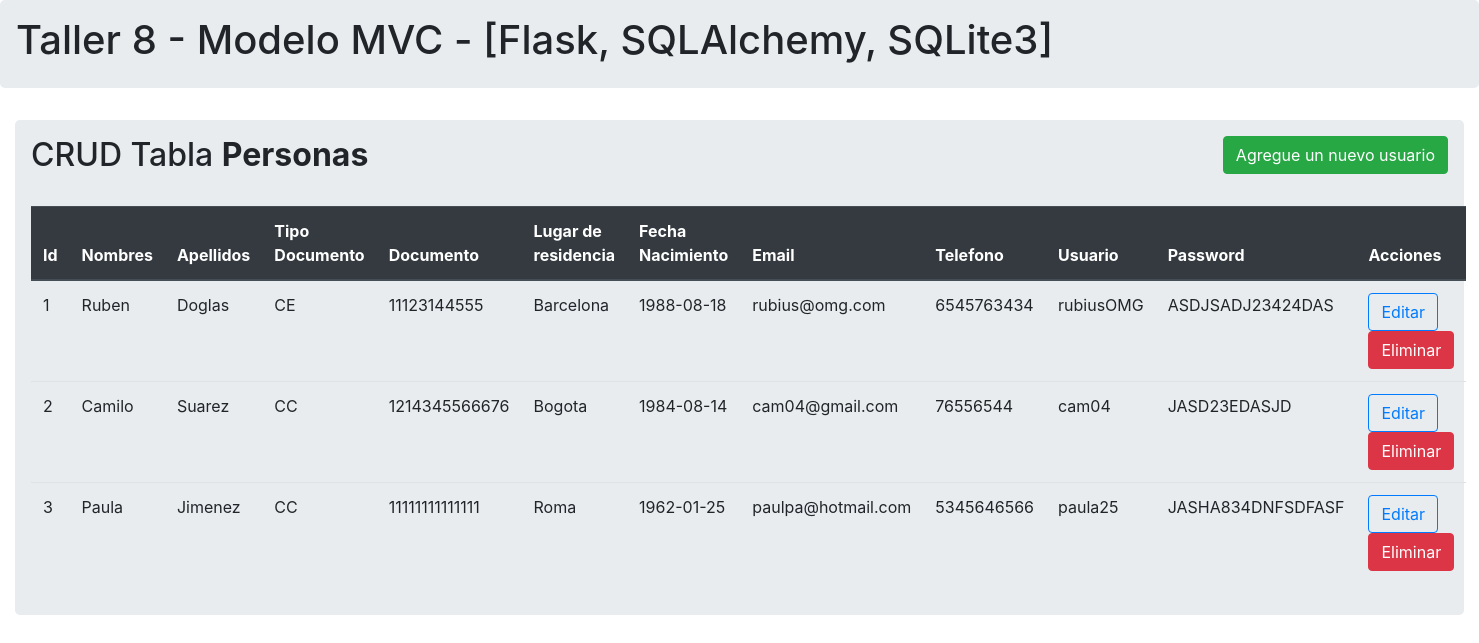
The app's page /, older data.
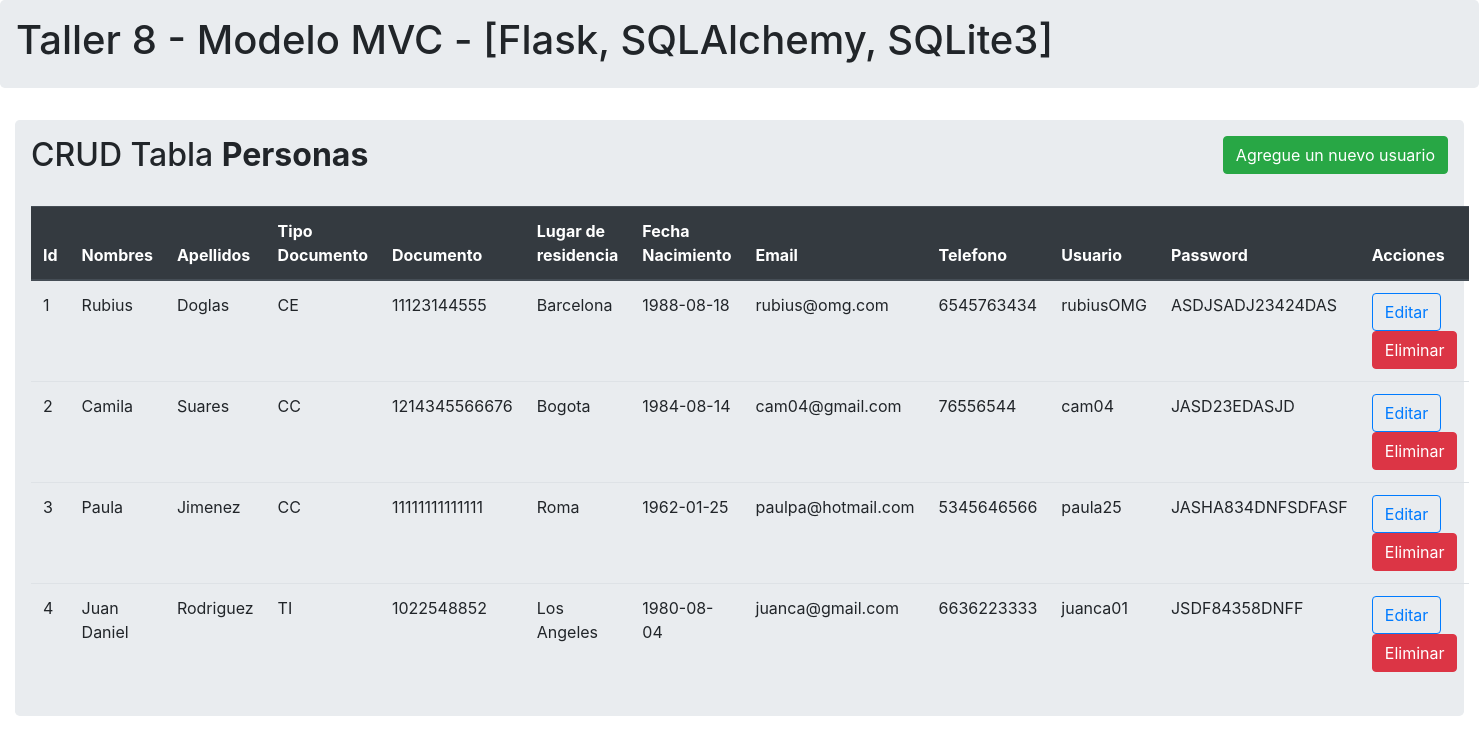
The same page, newer data.
### modelos.py (models this page shows, shortened)
class Persona(db.Model):
    id = db.Column(db.Integer, primary_key = True)
    nombres = db.Column(db.String(100))
    apellidos = db.Column(db.String(100))
    id_tipodocumento = db.Column(db.Integer , db.ForeignKey('tipodocumento.id'), nullable=False)
    documento = db.Column(db.String(20))
    lugar_residencia = db.Column(db.Integer , db.ForeignKey('ciudad.id') , nullable=False)
    fecha_nacimiento = db.Column(db.String(100))
    email = db.Column(db.String(50))
    telefono = db.Column(db.String(20))
    usuario = db.Column(db.String(25) , unique=True)
    password = db.Column(db.String(25))

class Tipodocumento(db.Model):
    id = db.Column(db.Integer, primary_key= True )
    nombre = db.Column(db.String(2), unique=True)
    descripcion = db.Column(db.String(120))
    personas = db.relationship('Persona' , backref='Tipodocumento' , lazy=True)

class Ciudad(db.Model):
    id = db.Column(db.Integer, primary_key= True )
    nombre = db.Column(db.String(20))
    descripcion = db.Column(db.String(120))
    personas = db.relationship('Persona', backref='ciudad', lazy=True)

### controlador.py (the view)
@app.route('/')
def Index():
    all_data = db.session.query(Persona,Tipodocumento,Ciudad).join(Tipodocumento).join(Ciudad).all()
    documentos_data = Tipodocumento.query.all()
    ciudades = Ciudad.query.all()
    return render_template("index.html.jinja", personas=all_data, documents = documentos_data, cities = ciudades)

### templates/index.html.jinja (shortened to what this page needs)
{% extends 'base.html.jinja' %}
{% block body %}
<div class="container-fluid">
  <div class="row">
    <div class="col lg-12">
      <div class="jumbotron p-3">
        <h2>CRUD Tabla <b>Personas </b><button type="button" class="btn btn-success float-right" data-toggle="modal" data-target="#mymodal">Agregue un nuevo usuario</button></h2>
        <br>
        <table class="table table-hover table-ligth">
          <thead class="thead-dark">
            <tr>
              <th>Id</th>
              <th>Nombres</th>
              <th>Apellidos</th>
              <th>Tipo Documento</th>
              <th>Documento</th>
              <th>Lugar de residencia</th>
              <th>Fecha Nacimiento</th>
              <th>Email</th>
              <th>Telefono</th>
              <th>Usuario</th>
              <th>Password</th>
              <th>Acciones</th>
            </tr>
          </thead>
          {% for row in personas %}
          <tr>
            {% set persona = row.Persona %}
            {% set documento = row.Tipodocumento %}
            {% set ciudad = row.Ciudad %}
            <td>{{persona.id}}</td>
            <td>{{persona.nombres}}</td>
            <td>{{persona.apellidos}}</td>
            <td>{{documento.nombre}}</td>
            <td>{{persona.documento}}</td>
            <td>{{ciudad.nombre}}</td>
            <td>{{persona.fecha_nacimiento}}</td>
            <td>{{persona.email}}</td>
            <td>{{persona.telefono}}</td>
            <td>{{persona.usuario}}</td>
            <td>{{persona.password}}</td>
            <td>
              <a href="" class="btn btn-outline-primary btn-xs" data-toggle="modal" data-target="#modaledit{{persona.id}}">Editar</a>
              <button type="button" class="btn btn-danger btn-xs" data-toggle="modal" data-target="#confirm_eliminar{{persona.id}}">
                Eliminar
              </button>
            </td>
          </tr>
          {% endfor %}
        </table>
      </div>
    </div>
  </div>
</div>
{% endblock %}

### templates/base.html.jinja (shortened to what this page needs)
<!DOCTYPE html>
<html lang="en">
<head>
  <link rel="stylesheet" href="https://stackpath.bootstrapcdn.com/bootstrap/4.4.1/css/bootstrap.min.css">
</head>
<body>
  {% block body %} {% endblock %}
</body>
</html>

### templates/header.html.jinja (shortened to what this page needs)
{% extends 'base.html.jinja' %}
{% block body %}
<div class="jumbotron p-3">
  <div class="well text-container">
    <h1>Taller 8 - Modelo MVC - [Flask, SQLAlchemy, SQLite3] </h1>
  </div>
</div>
{% endblock %}

Row changes from the older to the newer data that the page shows:
changed Persona "Doglas": nombres "Ruben" → "Rubius"
changed Persona "cam04@gmail.com": nombres "Camilo" → "Camila"; apellidos "Suarez" → "Suares"
added Persona: id "4", nombres "Juan Daniel", apellidos "Rodriguez", documento "1022548852", fecha_nacimiento "1980-08-04", email "juanca@gmail.com", telefono "6636223333", usuario "juanca01", password "JSDF84358DNFF"
now on this page (row unchanged): Tipodocumento: nombre "TI"
now on this page (row unchanged): Ciudad: nombre "Los Angeles"
